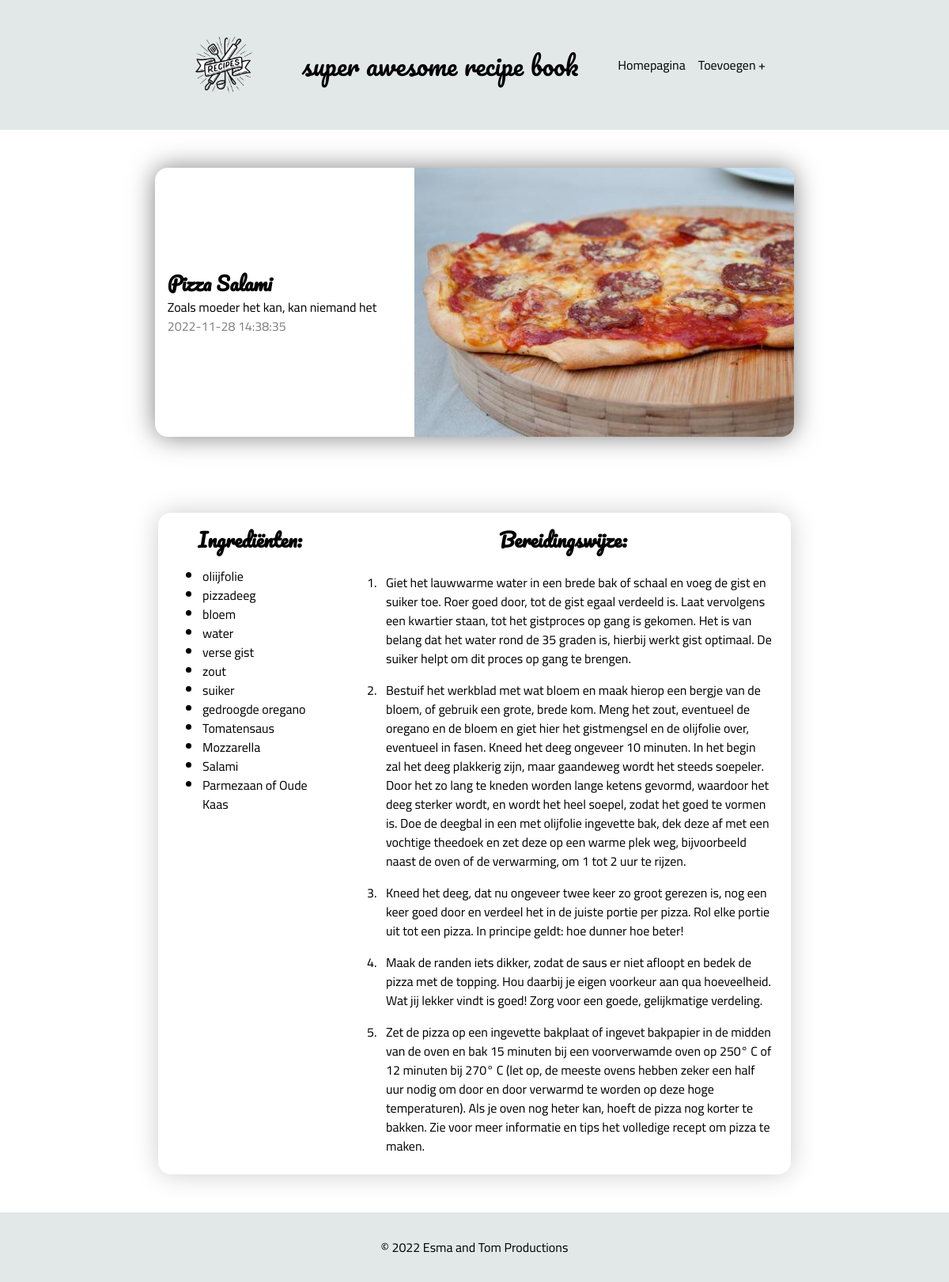
/views/recipe.php?id=2, run on the app's committed database.
### tables this page shows
CREATE TABLE `recipes` (
  `id` int(11) NOT NULL,
  `title` varchar(40) NOT NULL,
  `subtitle` varchar(100) NOT NULL,
  `instructions` text NOT NULL,
  `appliances` text DEFAULT NULL,
  `added` timestamp NOT NULL DEFAULT current_timestamp()
);

CREATE TABLE `ingredientsrecipes` (
  `ingredient_id` int(11) NOT NULL,
  `recipe_id` int(11) NOT NULL
);

CREATE TABLE `ingredients` (
  `id` int(11) NOT NULL,
  `ingredient` varchar(40) NOT NULL
);

### php/classes/Recipe.php (called while the page is built, shortened)
<?php
class Recipe {
    public $currentRecipe;
    public $currentRecipeIngredients;
    public function __construct($id) {
        $this->database = new PDO('mysql:host=localhost;dbname=recipebook',"root","");
        $this->currentRecipe = $this->database->query("SELECT * FROM recipes WHERE id = $id")->fetchAll();
        $this->currentRecipeIngredients = $this->database->query("SELECT * FROM ingredientsrecipes RIGHT JOIN ingredients ON ingredientsrecipes.ingredient_id = ingredients.id WHERE ingredientsrecipes.recipe_id = $id")->fetchAll();
    }
    function getTitle() {
        return $this->currentRecipe[0]["title"];
    }
    function getSubtitle() {
        return $this->currentRecipe[0]["subtitle"];
    }
        function getAdded() {
        return $this->currentRecipe[0]["added"];
    }
    function getInstructions() {
        $this->instructionString = $this->currentRecipe[0]["instructions"];
        return splitOnNewLine($this->instructionString);
    }
    function getIngredients() {
        return $this->currentRecipeIngredients;
    }
}

### php/functions.php (called while the page is built, shortened)
<?php
function removeSpaces(string $stringWithSpaces) : string {
    return str_replace(" ", "", $stringWithSpaces);
}
function splitOnNewLine(string $inputString) : array {
    return preg_split("/\r\n|\n|\r/", $inputString);
}

### views/recipe.php (the view, shortened to what this page needs)
<!DOCTYPE html>
<html lang="en">
<?php
require_once("../php/classes/Recipe.php");
require_once("../php/functions.php");
isset($_GET["id"]) ? $currentId = $_GET["id"] : $currentId = 1;
$recipe = new Recipe($currentId);
?>
<head>
    <link rel="stylesheet" href="../css/main.css?v=<?php echo time(); ?>">
</head>
<body>
    <body>
        <div class="bg-primary">
            <header>
                <div class="header-logo">
                    <a href="./index.php"><img src="./images/logo.png" width="100" alt=""></a>
                </div>
                <div class="header-title">
                    <p>super awesome recipe book</p>
                </div>
                <nav class="header-nav">
                    <a href="./index.php">Homepagina</a>
                    <a href="./addRecipe.php">Toevoegen +</a>
                </nav>
            </header>
        </div>
        <section class="recipe-title">
            <div class="recipe-title-text">
                <h1><?= $recipe->getTitle() ?></h1>
                <p><?= $recipe->getSubtitle() ?></p>
                <p class="gray-text"><?= $recipe->getAdded() ?></p>
            </div>
            <div class="recipe-title-image">
                <img src="./images/<?= removeSpaces($recipe->getTitle()) ?>.jpg" alt="<?= $recipe->getTitle() ?>" srcset="">
            </div>
        </section>
        <div class="recipe-wrapper">
            <section class="recipe-ingredients">
                <h2>Ingrediënten:</h2>
                <ul>
                    <?php
                        foreach ($recipe->getIngredients() as $ingredient) {
                            echo "<li>" . $ingredient["ingredient"] . "</li>";
                        }
                    ?>
                </ul>
            </section>
            <section class="recipe-how-to">
                <h2>Bereidingswijze:</h2>
                <ol class="olinstruction">
                    <?php
                        foreach ($recipe->getInstructions() as $instruction) {
                            echo "<li>" . $instruction . "</li>";
                        }
                    ?>
                </ol>
            </section>
        </div>
        <div class="footer-div">
            <footer>
                <div class="bg-primary">
                    <p class="text-center">&#169; 2022 Esma and Tom Productions</p>
                </div>
            </footer>
        </div>
    </body>
</html>

### css/main.css (style rules this page uses)
*, *::before, *::after { box-sizing: border-box; }
* { margin: 0; }
html, body { height: 100%; }
body { line-height: 1.5; -webkit-font-smoothing: antialiased; }
img, picture, video, canvas, svg { display: block; max-width: 100%; }
p, h1, h2, h3, h4, h5, h6 { overflow-wrap: break-word; }
a { text-decoration: none; color: inherit; }
* { font-family: "Cairo", sans-serif; }
h1 { font-family: "Pacifico", cursive; }
.header-title > p { font-size: 2rem; font-family: "Pacifico", cursive; }
h2 { text-align: center; margin-bottom: 1rem; font-family: "Pacifico", cursive; }
.text-center { text-align: center; }
header { display: flex; justify-content: space-between; align-items: center; background: #e1e8e7; max-width: 50rem; margin: 0 auto; padding: 2rem; }
nav { display: flex; justify-content: flex-end; gap: 1rem; }
footer { display: flex; justify-content: center; align-items: flex-end; flex-grow: 1; margin: 0 auto; }
footer .bg-primary { padding: 2rem; }
.footer-div { width: 100vw; display: flex; flex-grow: 1; }
.recipe-title { display: flex; justify-content: center; align-items: center; gap: 3rem; margin: 3rem auto; padding-left: 1rem; border-radius: 1rem; box-shadow: 0 0 2rem rgba(0, 0, 0, 0.5); height: -webkit-fit-content; height: -moz-fit-content; height: fit-content; }
.recipe-title-image { max-width: 30rem; border-top-right-radius: 1rem; border-bottom-right-radius: 1rem; }
.recipe-title-image img { border-bottom-right-radius: 1rem; border-top-right-radius: 1rem; }
.recipe-wrapper { display: flex; justify-content: center; gap: 1.5rem; max-width: 50rem; margin: 3rem auto; box-shadow: 0 0 2rem rgba(0, 0, 0, 0.2); border-radius: 1rem; padding: 1rem; }
.recipe-ingredients { min-width: 12.5rem; }
ul { padding-bottom: 1rem; }
.olinstruction li { padding: 0.5rem; }
.gray-text { color: gray; }
body { display: flex; flex-direction: column; height: 100vh; overflow-x: hidden; }
.bg-primary { background: #e1e8e7; width: 100vw; }

### data on the page
recipes: title "Pizza Salami", subtitle "Zoals moeder het kan, kan niemand het", added "2022-11-28 14:38:35", instructions "Giet het lauwwarme water in een brede bak of schaal en voeg de gist en suiker toe. Roer goed door, tot de gist egaal verdeeld is. Laat vervolgens een kwartier staan, tot het gistproces op gang is gekomen. Het is van belang dat het water rond de 35 graden is, hierbij werkt gist optimaal. De suiker helpt om dit proces op gang te brengen.", instructions "Bestuif het werkblad met wat bloem en maak hierop een bergje van de bloem, of gebruik een grote, brede kom. Meng het zout, eventueel de oregano en de bloem en giet hier het gistmengsel en de olijfolie over, eventueel in fasen. Kneed het deeg ongeveer 10 minuten. In het begin zal het deeg plakkerig zijn, maar gaandeweg wordt het steeds soepeler. Door het zo lang te kneden worden lange ketens gevormd, waardoor het deeg sterker wordt, en wordt het heel soepel, zodat het goed te vormen is. Doe de deegbal in een met olijfolie ingevette bak, dek deze af met een vochtige theedoek en zet deze op een warme plek weg, bijvoorbeeld naast de oven of de verwarming, om 1 tot 2 uur te rijzen.", instructions "Kneed het deeg, dat nu ongeveer twee keer zo groot gerezen is, nog een keer goed door en verdeel het in de juiste portie per pizza. Rol elke portie uit tot een pizza. In principe geldt: hoe dunner hoe beter!", instructions "Maak de randen iets dikker, zodat de saus er niet afloopt en bedek de pizza met de topping. Hou daarbij je eigen voorkeur aan qua hoeveelheid. Wat jij lekker vindt is goed! Zorg voor een goede, gelijkmatige verdeling.", instructions "Zet de pizza op een ingevette bakplaat of ingevet bakpapier in de midden van de oven en bak 15 minuten bij een voorverwamde oven op 250° C of 12 minuten bij 270° C (let op, de meeste ovens hebben zeker een half uur nodig om door en door verwarmd te worden op deze hoge temperaturen). Als je oven nog heter kan, hoeft de pizza nog korter te bakken. Zie voor meer informatie en tips het volledige recept om pizza te maken."
ingredientsrecipes: ingredient.ingredient "oliijfolie"
ingredientsrecipes: ingredient.ingredient "pizzadeeg"
ingredientsrecipes: ingredient.ingredient "bloem"
ingredientsrecipes: ingredient.ingredient "water"
ingredientsrecipes: ingredient.ingredient "verse gist"
ingredientsrecipes: ingredient.ingredient "zout"
ingredientsrecipes: ingredient.ingredient "suiker"
ingredientsrecipes: ingredient.ingredient "gedroogde oregano"
ingredientsrecipes: ingredient.ingredient "Tomatensaus"
ingredientsrecipes: ingredient.ingredient "Mozzarella"
ingredientsrecipes: ingredient.ingredient "Salami"
ingredientsrecipes: ingredient.ingredient "Parmezaan of Oude Kaas"
